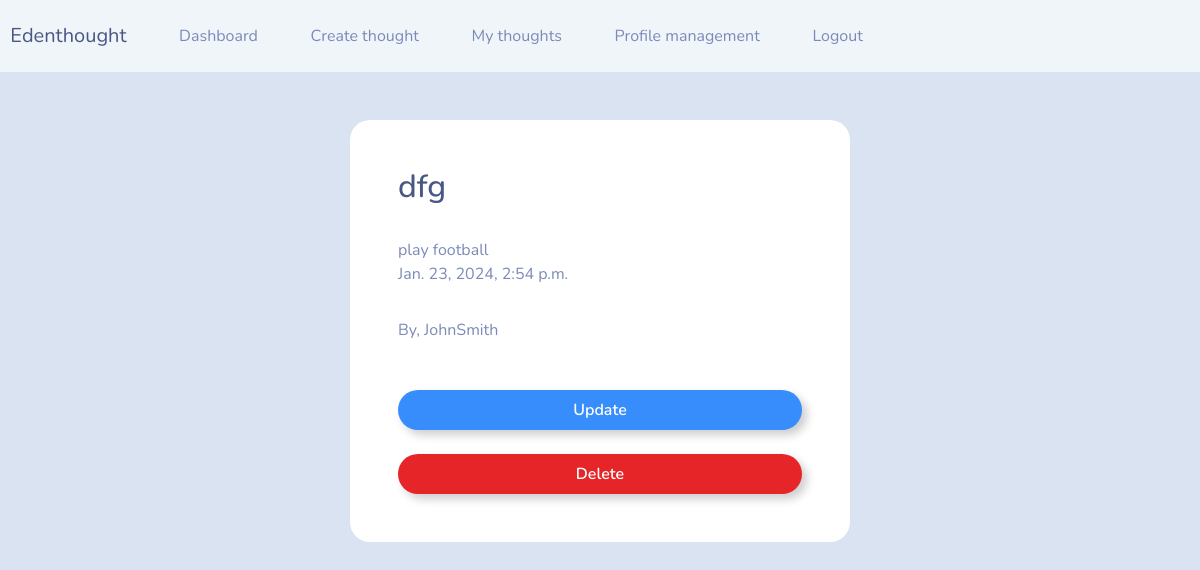
Page /my-thoughts (signed in) on the committed database.
### journal/models.py (models this page shows)
class Thought(models.Model):
    title = models.CharField(max_length=150)
    content = models.CharField(max_length=400)
    date_posted = models.DateTimeField(auto_now_add=True)
    user = models.ForeignKey(User, max_length=10, on_delete=models.CASCADE, null=True)

### journal/views.py (the view)
# urls.py: path('my-thoughts', views.my_thoughts, name="my-thoughts"),
@login_required(login_url='my-login')
def my_thoughts(request):
    current_user = request.user.id
    thought = Thought.objects.all().filter(user=current_user) #filtering thought by current logged in user
    context = {'AllThoughts': thought }
    return render(request, 'journal/my-thoughts.html', context)

### journal/templates/journal/my-thoughts.html (shortened to what this page needs)
{% extends 'journal/navbar.html' %}
{% load static %}
{% block content %}
    <br>
    {% for thought in AllThoughts %}
        <br>
        <div class="container bg-white shadow-md p-5 form-layout">
           <h2>{{thought.title}}</h2>
           <br>
           {{thought.content}}
           <br>
           {{thought.date_posted}}
           <br>
           By, {{thought.user}}
           <br>
           <br> <br>
           <a  class = "btn btn-outline-primary btn-md w-100 btn-block p-2" href="{% url 'update-thought' thought.id %}"> Update </a>
           <br> <br>
           <a class="btn btn-outline-danger btn-md w-100 btn-block p-2" href="{% url 'delete-thought' thought.id %}"> Delete </a>
        </div>
    {% endfor %}
    <br>
{% endblock %}

### static/css/styles.css (style rules this page uses)
.form-layout { border-radius: 20px; width: 500px; }

### rows in the picture
Thought: title "dfg", content "play football", date_posted "Jan. 23, 2024, 2:54 p.m.", user "JohnSmith"
